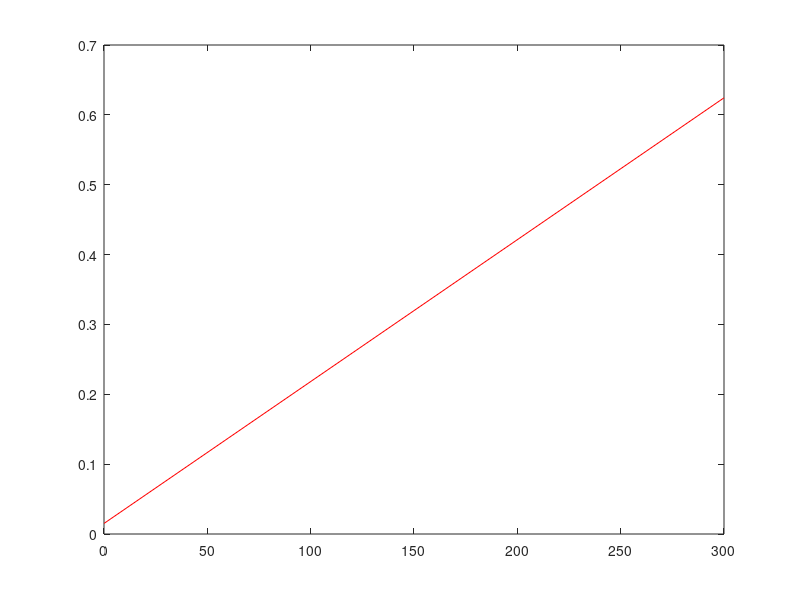

This chart was generated by the following MATLAB code:
x1=[0,20,180,200,260];
y1=[0,0.064,0.376,0.46,0.516];
p1 = polyfit(x1,y1,1);
t=[0:60:300];
s=polyval(p1,t)
plot(t,s,'r-')